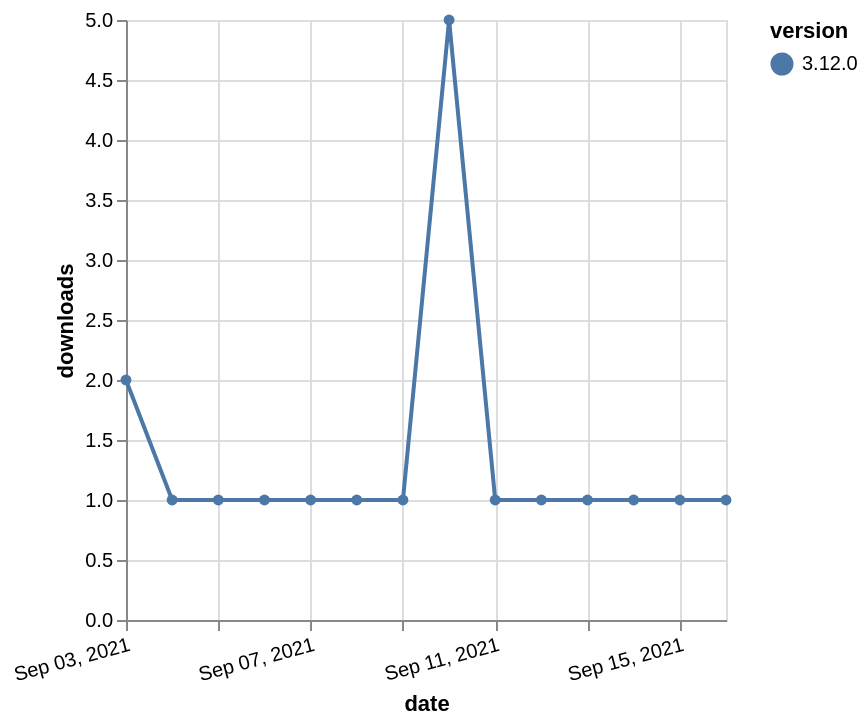

Specify this chart in Vega-Lite:
### Vega-Lite specification from a JSON file in a GitHub repository (floating-point values rounded to 4 significant figures)
{"$schema": "https://vega.github.io/schema/vega-lite/v5.json", "description": "A simple bar chart with embedded data.", "data": {"values": [{"date": "2021-09-03", "total": 481, "delta": 2, "version": "3.12.0"}, {"date": "2021-09-04", "total": 482, "delta": 1, "version": "3.12.0"}, {"date": "2021-09-05", "total": 483, "delta": 1, "version": "3.12.0"}, {"date": "2021-09-06", "total": 484, "delta": 1, "version": "3.12.0"}, {"date": "2021-09-07", "total": 485, "delta": 1, "version": "3.12.0"}, {"date": "2021-09-08", "total": 486, "delta": 1, "version": "3.12.0"}, {"date": "2021-09-09", "total": 487, "delta": 1, "version": "3.12.0"}, {"date": "2021-09-10", "total": 492, "delta": 5, "version": "3.12.0"}, {"date": "2021-09-11", "total": 493, "delta": 1, "version": "3.12.0"}, {"date": "2021-09-12", "total": 494, "delta": 1, "version": "3.12.0"}, {"date": "2021-09-13", "total": 495, "delta": 1, "version": "3.12.0"}, {"date": "2021-09-14", "total": 496, "delta": 1, "version": "3.12.0"}, {"date": "2021-09-15", "total": 497, "delta": 1, "version": "3.12.0"}, {"date": "2021-09-16", "total": 498, "delta": 1, "version": "3.12.0"}]}, "width": "container", "mark": {"type": "line", "point": {"filled": true}}, "encoding": {"x": {"field": "date", "type": "temporal", "timeUnit": "yearmonthdate", "title": "date", "axis": {"labelAngle": -15}}, "y": {"field": "delta", "type": "quantitative", "title": "downloads"}, "color": {"field": "version", "type": "nominal"}, "tooltip": {"field": "delta"}}}
